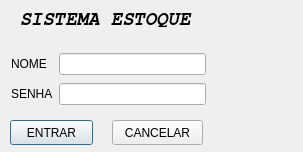
<?xml version="1.0" encoding="UTF-8"?>
<ui version="4.0">
 <class>Dialog</class>
 <widget class="QDialog" name="Dialog">
  <property name="geometry">
   <rect>
    <x>0</x>
    <y>0</y>
    <width>303</width>
    <height>152</height>
   </rect>
  </property>
  <property name="windowTitle">
   <string>ARPROTECT</string>
  </property>
  <widget class="QPushButton" name="entrar">
   <property name="geometry">
    <rect>
     <x>10</x>
     <y>120</y>
     <width>83</width>
     <height>25</height>
    </rect>
   </property>
   <property name="styleSheet">
    <string notr="true"/>
   </property>
   <property name="text">
    <string>ENTRAR</string>
   </property>
   <property name="icon">
    <iconset resource="recursos.qrc">
     <normaloff>:/img/img/icons8-ok-filled.svg</normaloff>:/img/img/icons8-ok-filled.svg</iconset>
   </property>
  </widget>
  <widget class="QLabel" name="label_3">
   <property name="geometry">
    <rect>
     <x>20</x>
     <y>10</y>
     <width>181</width>
     <height>17</height>
    </rect>
   </property>
   <property name="font">
    <font>
     <family>FreeMono</family>
     <pointsize>14</pointsize>
     <weight>75</weight>
     <italic>true</italic>
     <bold>true</bold>
    </font>
   </property>
   <property name="text">
    <string>SISTEMA ESTOQUE</string>
   </property>
  </widget>
  <widget class="QPushButton" name="pushButton_2">
   <property name="geometry">
    <rect>
     <x>112</x>
     <y>120</y>
     <width>91</width>
     <height>25</height>
    </rect>
   </property>
   <property name="text">
    <string>CANCELAR</string>
   </property>
   <property name="icon">
    <iconset resource="recursos.qrc">
     <normaloff>:/img/img/icons8-cancelar.svg</normaloff>:/img/img/icons8-cancelar.svg</iconset>
   </property>
  </widget>
  <widget class="QWidget" name="layoutWidget">
   <property name="geometry">
    <rect>
     <x>11</x>
     <y>51</y>
     <width>195</width>
     <height>58</height>
    </rect>
   </property>
   <layout class="QGridLayout" name="gridLayout">
    <item row="0" column="0">
     <widget class="QLabel" name="label">
      <property name="text">
       <string>NOME</string>
      </property>
     </widget>
    </item>
    <item row="0" column="1">
     <widget class="QLineEdit" name="usuario"/>
    </item>
    <item row="1" column="0">
     <widget class="QLabel" name="label_2">
      <property name="text">
       <string>SENHA</string>
      </property>
     </widget>
    </item>
    <item row="1" column="1">
     <widget class="QLineEdit" name="senha"/>
    </item>
   </layout>
  </widget>
  <widget class="QLabel" name="label_4">
   <property name="geometry">
    <rect>
     <x>230</x>
     <y>50</y>
     <width>61</width>
     <height>71</height>
    </rect>
   </property>
   <property name="styleSheet">
    <string notr="true">image: url(:/img/img/locked-padlock-gross-symbol_icon-icons.com_74141.svg);</string>
   </property>
   <property name="text">
    <string/>
   </property>
  </widget>
 </widget>
 <tabstops>
  <tabstop>usuario</tabstop>
  <tabstop>senha</tabstop>
  <tabstop>entrar</tabstop>
  <tabstop>pushButton_2</tabstop>
 </tabstops>
 <resources>
  <include location="recursos.qrc"/>
 </resources>
 <connections>
  <connection>
   <sender>pushButton_2</sender>
   <signal>clicked()</signal>
   <receiver>senha</receiver>
   <slot>clear()</slot>
   <hints>
    <hint type="sourcelabel">
     <x>154</x>
     <y>133</y>
    </hint>
    <hint type="destinationlabel">
     <x>158</x>
     <y>96</y>
    </hint>
   </hints>
  </connection>
  <connection>
   <sender>pushButton_2</sender>
   <signal>clicked()</signal>
   <receiver>usuario</receiver>
   <slot>clear()</slot>
   <hints>
    <hint type="sourcelabel">
     <x>189</x>
     <y>124</y>
    </hint>
    <hint type="destinationlabel">
     <x>185</x>
     <y>66</y>
    </hint>
   </hints>
  </connection>
 </connections>
</ui>
